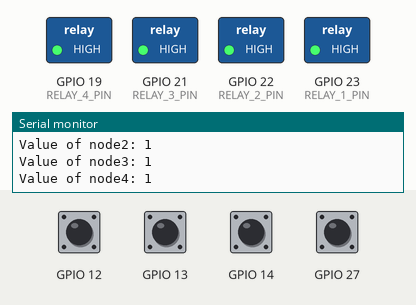
Recording of a sketch running on a simulated ESP32. Shown: switched loads named in the sketch (green lamp = pin HIGH), the last lines printed to the serial monitor. Inputs (shaded band) come from the test bench; at power-on: GPIO 12–14, GPIO 27 HIGH.

Above: at 4.8 s.
4.9 s: GPIO 12 pulled LOW for 2.35 s
At 7.7 s:
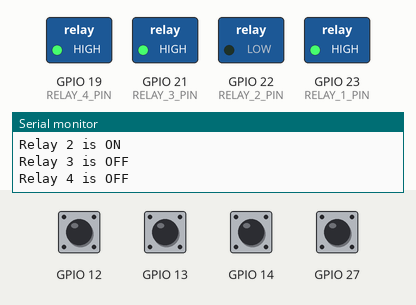
10.5 s: GPIO 13 pulled LOW for 2.35 s
At 13.6 s:
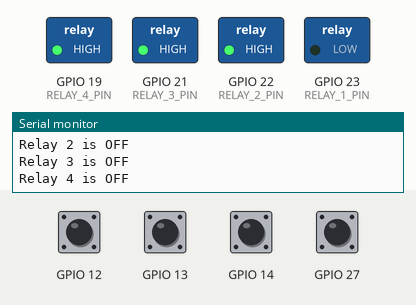
16.5 s: GPIO 14 pulled LOW for 2.35 s
At 19.6 s:
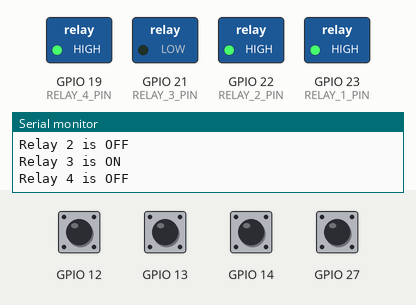
22.5 s: GPIO 27 pulled LOW for 2.35 s
At 25.5 s:
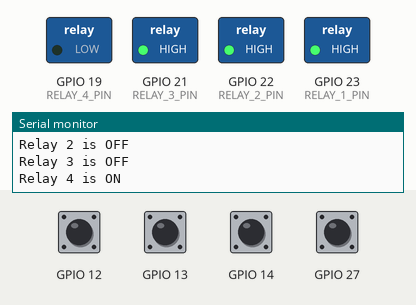
28.5 s: GPIO 12 driven LOW and GPIO 13 driven LOW
At 31.4 s:
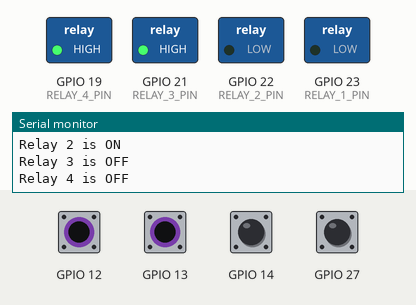
32.5 s: GPIO 14 pulled LOW for 2.35 s
At 35.8 s:
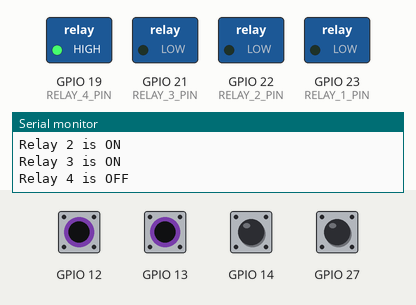
Timing chart, 0 to 38.5 s (numbered marks = the images above; inputs shaded):
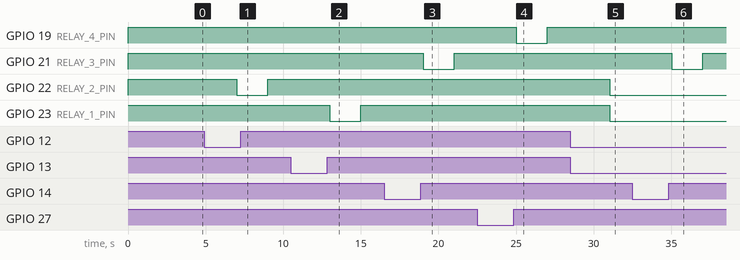

Measured:
- after the input at 4.9 s, GPIO 22 (RELAY_2_PIN): HIGH → LOW after 2.1 s, → HIGH 2.0 s later
- after the input at 10.5 s, GPIO 23 (RELAY_1_PIN): HIGH → LOW after 2.5 s, → HIGH 2.0 s later
- after the input at 16.5 s, GPIO 21 (RELAY_3_PIN): HIGH → LOW after 2.5 s, → HIGH 2.0 s later
- after the input at 22.5 s, GPIO 19 (RELAY_4_PIN): HIGH → LOW after 2.5 s, → HIGH 2.0 s later
- after the input at 28.5 s, GPIO 22 (RELAY_2_PIN), GPIO 23 (RELAY_1_PIN): HIGH → LOW after 2.5 s
- after the input at 32.5 s, GPIO 21 (RELAY_3_PIN): HIGH → LOW after 2.5 s, → HIGH 2.0 s later

The sketch:

M3Rv1.ino
```cpp
#define RELAY_1_PIN 23
#define RELAY_2_PIN 22
#define RELAY_3_PIN 21
#define RELAY_4_PIN 19

// #define SWITCH_1_PIN 13
// #define SWITCH_2_PIN 12
// #define SWITCH_3_PIN 14
// #define SWITCH_4_PIN 27

int node1 = 0; // Variable for controlling Relay 1
int node2 = 0; // Variable for controlling Relay 2
int node3 = 0; // Variable for controlling Relay 3
int node4 = 0; // Variable for controlling Relay 4

void setup() {
  pinMode(RELAY_1_PIN, OUTPUT);
  pinMode(RELAY_2_PIN, OUTPUT);
  pinMode(RELAY_3_PIN, OUTPUT);
  pinMode(RELAY_4_PIN, OUTPUT);

  pinMode(13, INPUT_PULLUP);
  pinMode(12, INPUT_PULLUP);
  pinMode(14, INPUT_PULLUP);
  pinMode(27, INPUT_PULLUP);

  digitalWrite(RELAY_1_PIN, HIGH);
  digitalWrite(RELAY_2_PIN, HIGH);
  digitalWrite(RELAY_3_PIN, HIGH);
  digitalWrite(RELAY_4_PIN, HIGH);
  // Initialize Serial Monitor
  Serial.begin(115200);
}

void loop() {
  // Read the value of switch1 and update node1
  node1 = digitalRead(13);
  Serial.print("Value of node1: ");
  Serial.println(node1);
  // Read the value of switch2 and update node2
  node2 = digitalRead(12);
  Serial.print("Value of node2: ");
  Serial.println(node2);
  // Read the value of switch3 and update node3
  node3 = digitalRead(14);
  Serial.print("Value of node3: ");
  Serial.println(node3);
  // Read the value of switch4 and update node4
  node4 = digitalRead(27);
  Serial.print("Value of node4: ");
  Serial.println(node4);
  // Check the value of node1 and control Relay 1
  delay(1000);
  if (node1 == 0) {
    digitalWrite(RELAY_1_PIN, LOW); // Turn on Relay 1
    Serial.println("Relay 1 is ON");
  } else {
    digitalWrite(RELAY_1_PIN, HIGH); // Turn off Relay 1
    Serial.println("Relay 1 is OFF");
  }

  // Check the value of node2 and control Relay 2
  if (node2 == 0) {
    digitalWrite(RELAY_2_PIN, LOW); // Turn on Relay 2
    Serial.println("Relay 2 is ON");
  } else {
    digitalWrite(RELAY_2_PIN, HIGH); // Turn off Relay 2
    Serial.println("Relay 2 is OFF");
  }

  // Check the value of node3 and control Relay 3
  if (node3 == 0) {
    digitalWrite(RELAY_3_PIN, LOW); // Turn on Relay 3
    Serial.println("Relay 3 is ON");
  } else {
    digitalWrite(RELAY_3_PIN, HIGH); // Turn off Relay 3
    Serial.println("Relay 3 is OFF");
  }

  // Check the value of node4 and control Relay 4
  if (node4 == 0) {
    digitalWrite(RELAY_4_PIN, LOW); // Turn on Relay 4
    Serial.println("Relay 4 is ON");
  } else {
    digitalWrite(RELAY_4_PIN, HIGH); // Turn off Relay 4
    Serial.println("Relay 4 is OFF");
  }

  delay(1000); // Delay between each iteration
}
```
